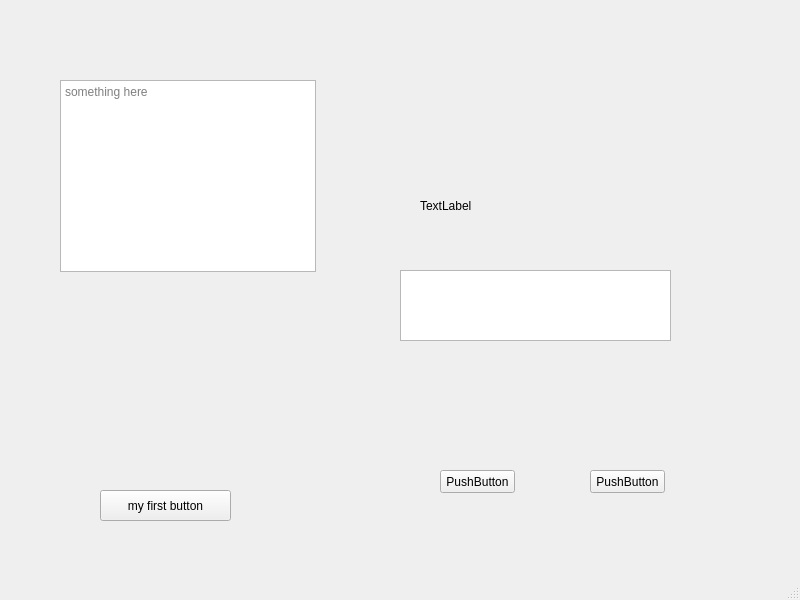
<?xml version="1.0" encoding="UTF-8"?>
<ui version="4.0">
 <class>MainWindow</class>
 <widget class="QMainWindow" name="MainWindow">
  <property name="geometry">
   <rect>
    <x>0</x>
    <y>0</y>
    <width>800</width>
    <height>600</height>
   </rect>
  </property>
  <property name="windowTitle">
   <string>MainWindow</string>
  </property>
  <widget class="QWidget" name="centralwidget">
   <widget class="QToolButton" name="toolButton">
    <property name="geometry">
     <rect>
      <x>100</x>
      <y>490</y>
      <width>131</width>
      <height>31</height>
     </rect>
    </property>
    <property name="text">
     <string>my first button</string>
    </property>
    <property name="checkable">
     <bool>true</bool>
    </property>
   </widget>
   <widget class="QTextBrowser" name="textBrowser">
    <property name="geometry">
     <rect>
      <x>60</x>
      <y>80</y>
      <width>256</width>
      <height>192</height>
     </rect>
    </property>
    <property name="placeholderText">
     <string>something here</string>
    </property>
   </widget>
   <widget class="QLabel" name="label">
    <property name="geometry">
     <rect>
      <x>420</x>
      <y>180</y>
      <width>211</width>
      <height>51</height>
     </rect>
    </property>
    <property name="text">
     <string>TextLabel</string>
    </property>
   </widget>
   <widget class="QTextEdit" name="textEdit">
    <property name="geometry">
     <rect>
      <x>400</x>
      <y>270</y>
      <width>271</width>
      <height>71</height>
     </rect>
    </property>
   </widget>
   <widget class="QPushButton" name="pushButton">
    <property name="geometry">
     <rect>
      <x>440</x>
      <y>470</y>
      <width>75</width>
      <height>23</height>
     </rect>
    </property>
    <property name="text">
     <string>PushButton</string>
    </property>
   </widget>
   <widget class="QPushButton" name="pushButton_2">
    <property name="geometry">
     <rect>
      <x>590</x>
      <y>470</y>
      <width>75</width>
      <height>23</height>
     </rect>
    </property>
    <property name="text">
     <string>PushButton</string>
    </property>
    <property name="checkable">
     <bool>false</bool>
    </property>
   </widget>
  </widget>
  <widget class="QMenuBar" name="menubar">
   <property name="geometry">
    <rect>
     <x>0</x>
     <y>0</y>
     <width>800</width>
     <height>21</height>
    </rect>
   </property>
  </widget>
  <widget class="QStatusBar" name="statusbar"/>
 </widget>
 <resources/>
 <connections>
  <connection>
   <sender>toolButton</sender>
   <signal>clicked()</signal>
   <receiver>textBrowser</receiver>
   <slot>selectAll()</slot>
   <hints>
    <hint type="sourcelabel">
     <x>157</x>
     <y>520</y>
    </hint>
    <hint type="destinationlabel">
     <x>162</x>
     <y>233</y>
    </hint>
   </hints>
  </connection>
  <connection>
   <sender>pushButton</sender>
   <signal>clicked()</signal>
   <receiver>textEdit</receiver>
   <slot>selectAll()</slot>
   <hints>
    <hint type="sourcelabel">
     <x>470</x>
     <y>499</y>
    </hint>
    <hint type="destinationlabel">
     <x>449</x>
     <y>326</y>
    </hint>
   </hints>
  </connection>
  <connection>
   <sender>pushButton_2</sender>
   <signal>clicked()</signal>
   <receiver>pushButton_2</receiver>
   <slot>click()</slot>
   <hints>
    <hint type="sourcelabel">
     <x>602</x>
     <y>500</y>
    </hint>
    <hint type="destinationlabel">
     <x>649</x>
     <y>498</y>
    </hint>
   </hints>
  </connection>
 </connections>
</ui>
